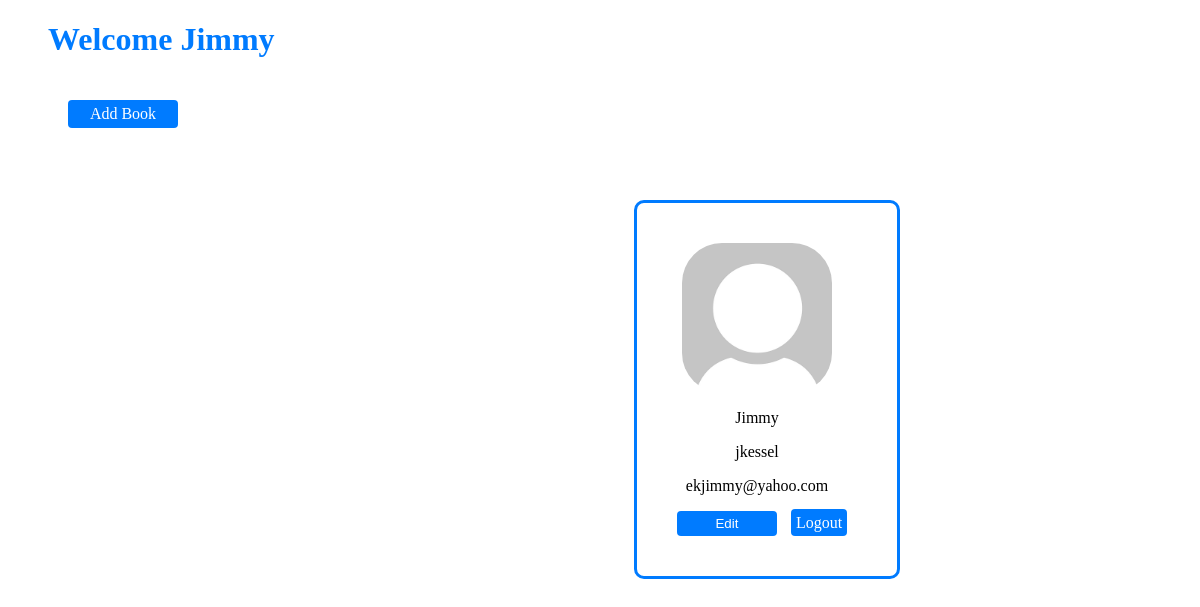
Page /jkessel on the earlier database version.
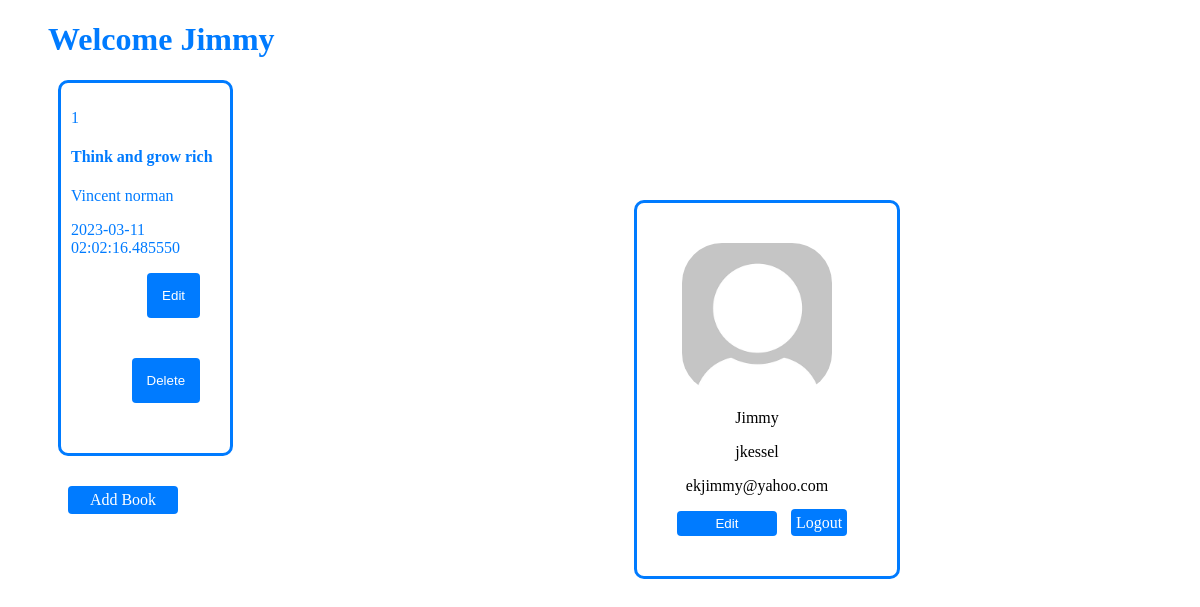
Same page on the later database version.
### models.py (models this page shows, shortened)
class User(db.Model):
    id = db.Column(db.Integer, primary_key=True)
    firstname = db.Column(db.String(100), nullable=False)
    username = db.Column(db.String(100), unique=True, nullable=False)
    email = db.Column(db.String(100), unique=True, nullable=False)
    password = db.Column(db.String(100), nullable=False)
    book = db.relationship('Books', lazy=True)

class Books(db.Model):
    id = db.Column(db.Integer, primary_key = True)
    title = db.Column(db.String(100), unique= True, nullable=False)
    author = db.Column(db.String(100), unique= False, nullable=False)
    date = db.Column(db.DateTime, default=datetime.utcnow, nullable=False)
    user_id = db.Column(db.Integer, db.ForeignKey('user.id'), nullable=False)

### app.py (the view)
@app.route('/<username>', methods=['GET','POST'])
def users(username):
    user = find_user(username)
    if user:
        user_id = user.id
        current_user = User.query.filter_by(id=user_id).first()
        books = get_user_books(user_id)
        book_titles = [book.title for book in books]
        book_authors = [book.author for book in books]
        book_dates = [book.date for book in books]
        return render_template('user.html', titles=book_titles, authors=book_authors, dates=book_dates, current_user=current_user, length=len(book_titles))
    else:
        message = 'Username does not exist'
        return render_template('login.html', message=message)

### queries.py (called while the page is built)
def find_user(username):
    found_user = User.query.filter_by(username=username).first()
    return found_user

def get_user_books(user_id):
    all_user_books = Books.query.filter_by(user_id=user_id).all()
    return all_user_books

### templates/user.html (shortened to what this page needs)
<!DOCTYPE html>
<html lang="en">
<head>
    <link rel="stylesheet" type="text/css" href="{{ url_for('static', filename='css/user.css') }}">
</head>
<body>
    <h1>Welcome {{ current_user.firstname }}</h1>
    <div class="profile">
        <img src="/static/images/dummy-profile-pic.png" width="15%" height="auto" alt="dummy profile photo">
        <p>{{ current_user.firstname }}</p>
        <p>{{ current_user.username }}</p>
        <p>{{ current_user.email }}</p>
        <a href="/edit_user"><button type="submit">Edit</button></a>
        <a href="/logout" class="logout-link">Logout</a>
    </div>
<div class="book-container">
    {% for i in range(length) %}
        <div class="number">
            <p>{{i+1}}</p>
            <h4>{{ titles[i] }}</h4>
            <p>{{ authors[i] }}</p>
            <p>{{ dates[i] }}</p>
            <form action="{{ url_for("edit_book") }}" method="post">
                <button type="submit">Edit</button>
            </form>
            <form action="{{ url_for("delete_book") }}" method="post">
                <button type="submit">Delete</button>
            </form>
        </div>
    {% endfor %}
</div>
    <div class="buttons-container">
        <a href="/add" class="add-link">Add Book</a>
        <br>
    </div>
</body>
</html>

Differences in the rows shown:
added Books: title "Think and grow rich", author "Vincent norman", date "2023-03-11 02:02:16.485550"
Other differences:
new list line: "1 Edit Delete"
